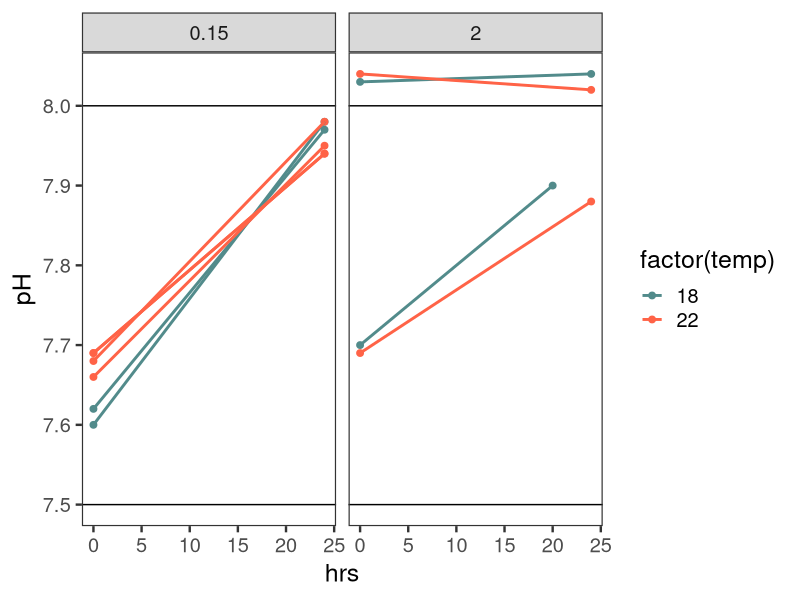
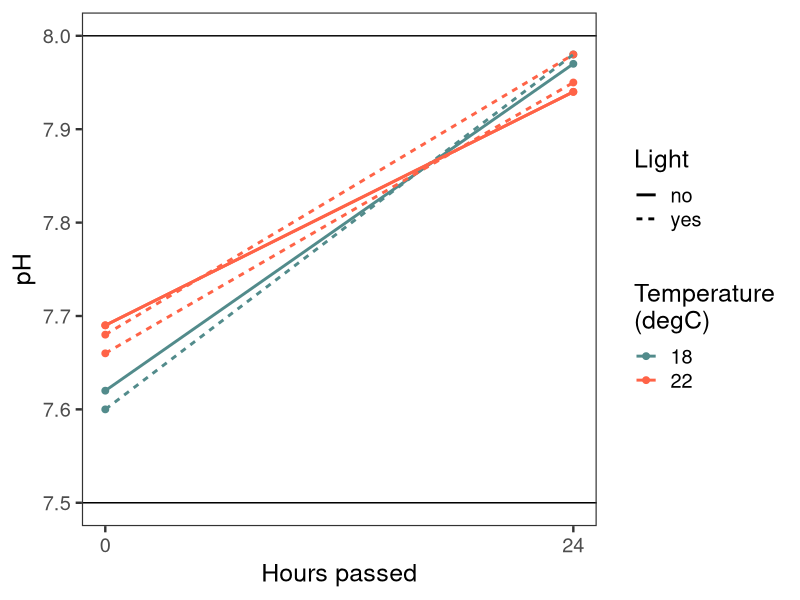
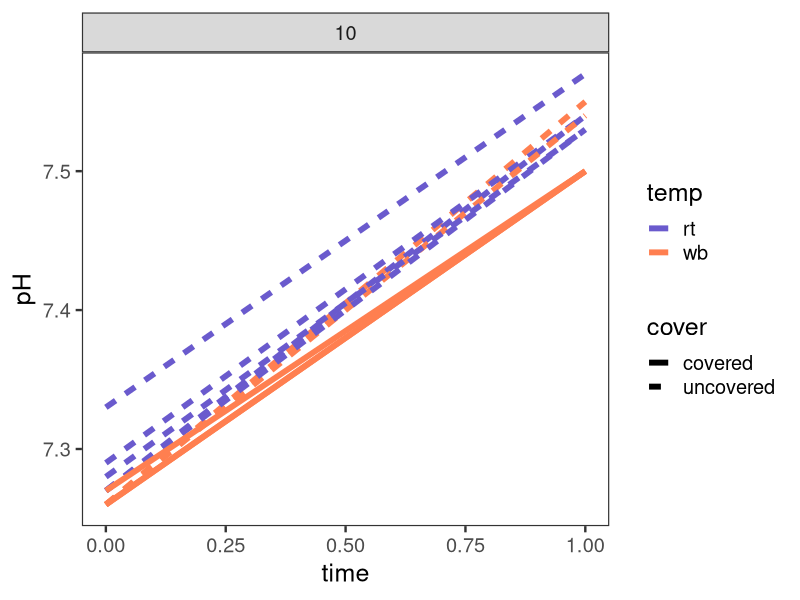

These charts were generated, in order, by the following R code:
## ---- chunk 1
library(tidyverse)

tubes = read_csv(file = "Data/method_valid/tube_pH.csv")
holding = read_csv(file = "Data/method_valid/pH_tests.csv")
## ---- chunk 2
ggplot(holding, aes(x = hrs, y = pH, colour = factor(temp), group = vessel_id)) + 
facet_wrap(volume~.) + 
  geom_hline(yintercept = c(7.5, 8)) + 
  geom_point(size = 2) +
  geom_line(size = 1) + 
  scale_colour_manual(values = c(
    "18" = "darkslategray4", 
    "22" = "tomato1"
  )) + 
  theme_bw(base_size = 18) + 
  theme(panel.grid = element_blank())
## ---- chunk 3
holding %>%  
  filter(!str_detect(vessel_id, pattern = "_")) %>% 
  ggplot(aes(x = hrs, y = pH, colour = factor(temp), linetype = light, group = vessel_id)) + 
  geom_hline(yintercept = c(7.5, 8)) + 
  geom_point(size = 2) +
  geom_line(size = 1) + 
  scale_colour_manual(values = c(
    "18" = "darkslategray4", 
    "22" = "tomato1"
  )) + 
  scale_x_continuous(breaks = c(0,24)) +
  labs(x = "Hours passed", 
       y = "pH", 
       colour = "Temperature\n(degC)",
       linetype = "Light") + 
  theme_bw(base_size = 18) + 
  theme(panel.grid = element_blank())
## ---- chunk 4
ggplot(tubes, aes(x = time, y = pH, group = tube, colour = temp, linetype = cover)) + 
  facet_wrap(volume~.) +  
  geom_line(size = 2) + 
  scale_colour_manual(values = c(
    "rt" = "slateblue",
    "wb" = "coral"
  )) + 
  theme_bw(base_size = 18) + 
  theme(panel.grid = element_blank())
